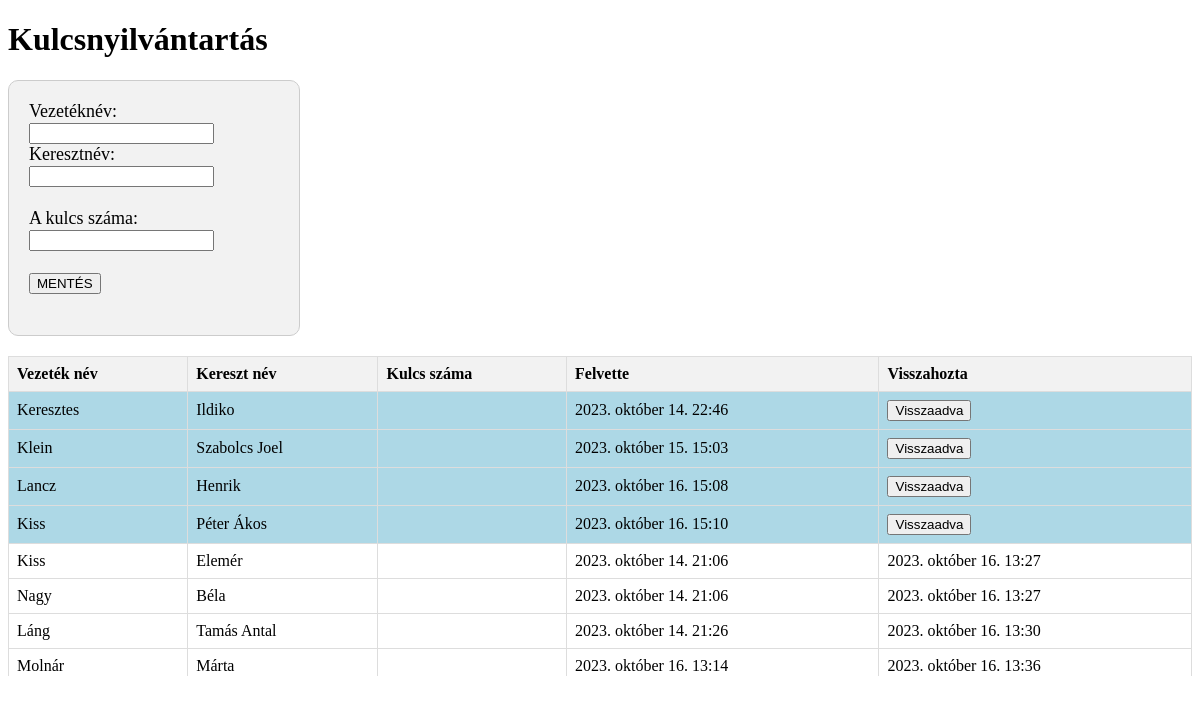
Before: / with the older database file.
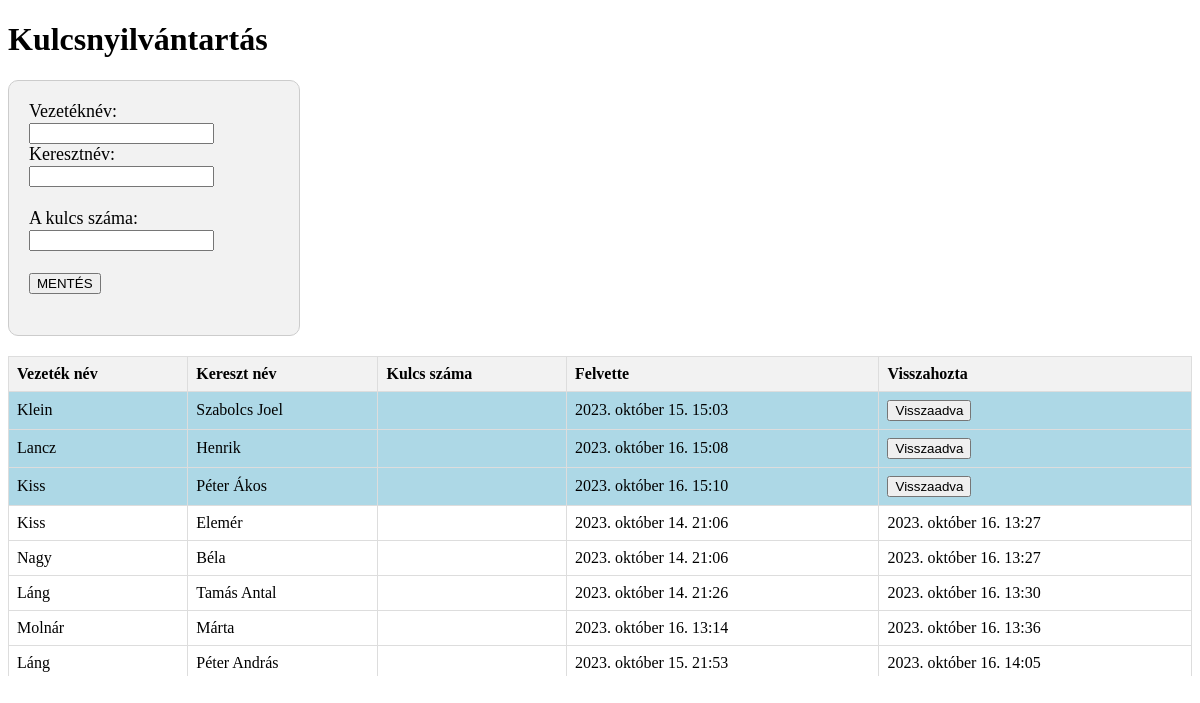
After: the same page with the newer database file.
### Kezdolap/models.py (models this page shows, shortened)
class Nyilvantartas(models.Model):
    vezetek_nev = models.CharField(max_length=30)
    kereszt_nev = models.CharField(max_length=30)
    kulcs_szam = models.CharField(max_length=10)
    datum = models.DateTimeField(auto_now_add=True)
    visszaadva = models.DateTimeField(null=True, blank=True)  # Új mező a visszaadás időpontjának

### _core/views.py (the view)
# urls.py: path('', views.kezdolap, name='kezdolap'),
def kezdolap(request):
    nyilvantartas = Nyilvantartas.objects.all().order_by('visszaadva', 'datum')  # rendezés a vissza nem adaottak alapján
    return render(request, 'index.html', {"nyilvantartas": nyilvantartas})

### templates/index.html (shortened to what this page needs)
<!DOCTYPE html>
<html lang="en">
<head>
</head>
<body>
    <h1>Kulcsnyilvántartás</h1>
    <div class="ujadat-div">
        <form method="post" action="{% url 'mentes' %}">
            <label for="vezetek_nev"> Vezetéknév: </label>
            <br>
            <input type="text" id="vezetek_nev" name="vezetek_nev" required>
            <br>
            <label for="kereszt_nev"> Keresztnév: </label>
            <br>
            <input type="text" id="kereszt_nev" name="kereszt_nev" required>
            <br> <br>
            <label for="kulcs_szama"> A kulcs száma: </label>
            <br>
            <input type="text" id="kulcs_szama" name="kulcs_szama" required>
            <br> <br>
            <input type="submit" id="mentes" value="MENTÉS">
            <br> <br>
        </form>
    </div>
    <BR>
    <div class="table-container">
        <table>
            <thead>
                <tr>
                    <th>Vezeték név</th>
                    <th>Kereszt név</th>
                    <th>Kulcs száma</th>
                    <th>Felvette</th>
                    <th>Visszahozta</th>
                </tr>
            </thead>
            <tbody>
                {% for item in nyilvantartas %}
                <tr {% if item.visszaadva %} style="background-color: white;" {% else %} style="background-color: lightblue;" {% endif %}>
                    <td>{{ item.vezetek_nev }}</td>
                    <td>{{ item.kereszt_nev }}</td>
                    <td>{{ item.kulcs_szama }}</td>
                    <td>{{ item.datum }}</td>
                    <td>
                        {% if item.visszaadva %}
                            {{ item.visszaadva }}
                        {% else %}
                            <a href="{% url 'visszaadva' item.pk %}"><input type="button" value="Visszaadva"></a>
                        {% endif %}
                    </td>
                </tr>
                {% endfor %}
            </tbody>
        </table>
    </div>
</body>
</html>

Changed rows visible on the page:
no longer on this page (row edited): Nyilvantartas: vezetek_nev "Keresztes", kereszt_nev "Ildiko", datum "2023. október 14. 22:46"
now on this page (row unchanged): Nyilvantartas: vezetek_nev "Láng", kereszt_nev "Péter András", datum "2023. október 15. 21:53", visszaadva "2023. október 16. 14:05"
